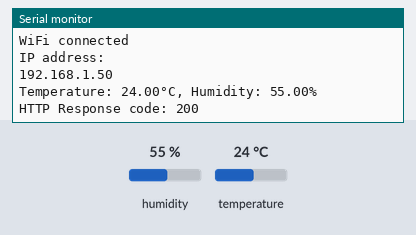
A sketch run on a simulated ESP32. Parts: the last lines printed to the serial monitor. The inputs (shaded band) are chosen by the test bench; at power-on: humidity 55 %, temperature 24 °C. WiFi joins after 1.5 s; servers stay silent unless stated; uploads are accepted with an empty reply.

Above: at 2.7 s.
2.8 s: humidity set to 22 %
At 6.91 s:
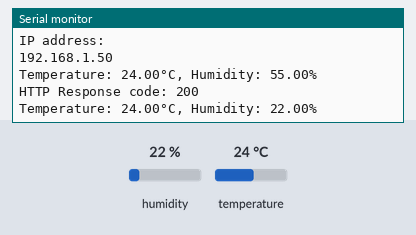
8.6 s: temperature set to 12 °C
At 13.6 s:
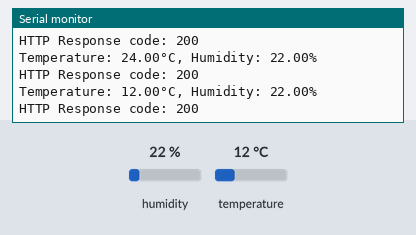
14.4 s: humidity set to 40 %
At 18.4 s:
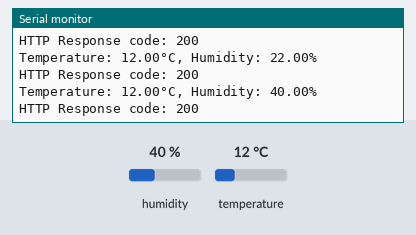
Timing chart, 0 to 19.9 s (numbered marks = the images above; inputs shaded):
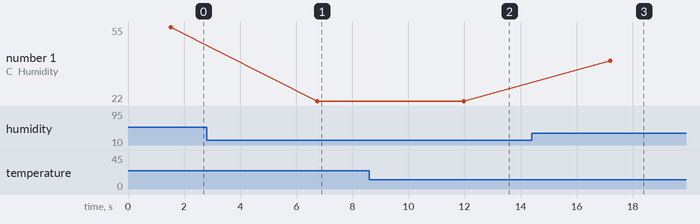

Measured:
- after the input at 2.8 s, the serial monitor: prints a new line after 4.0 s (image 1)
- after the input at 8.6 s, the serial monitor: prints a new line after 3.4 s (image 2)
- after the input at 14.4 s, the serial monitor: prints a new line after 2.8 s (image 3)
- plotted number 1: 55 → 22 after the input at 2.8 s, 22 → 40 after the input at 14.4 s

The sketch:

esp32_car_monitor.ino.ino
```cpp
#include <WiFi.h>
#include <HTTPClient.h>
#include <DHT.h>

// Configuration - UPDATE THESE WITH YOUR WIFI CREDENTIALS
#define WIFI_SSID "anass"         // Replace with your WiFi SSID
#define WIFI_PASSWORD "00000000" // Replace with your WiFi password
#define SERVER_URL "http://192.168.137.96:5000//api/update" // Your Flask server URL

#define DHTPIN 13        // Digital pin connected to DHT11
#define DHTTYPE DHT11   // DHT 11 sensor type

DHT dht(DHTPIN, DHTTYPE);

void setup() {
  Serial.begin(115200);  // Start Serial communication for debugging
  dht.begin();           // Initialize the DHT11 sensor

  // Connect to WiFi
  WiFi.begin(WIFI_SSID, WIFI_PASSWORD);
  Serial.println("Connecting to WiFi...");

  while (WiFi.status() != WL_CONNECTED) {
    delay(500);
    Serial.print(".");
  }

  Serial.println("");
  Serial.println("WiFi connected");
  Serial.println("IP address: ");
  Serial.println(WiFi.localIP());
}

void loop() {
  if (WiFi.status() == WL_CONNECTED) {
    // Read temperature and humidity from DHT11
    float humidity = dht.readHumidity();
    float temperature = dht.readTemperature(); // Temperature in Celsius

    // Check if readings are valid
    if (isnan(humidity) || isnan(temperature)) {
      Serial.println("Failed to read from DHT sensor!");
      delay(2000);
      return;
    }

    // Print readings to Serial Monitor
    Serial.print("Temperature: ");
    Serial.print(temperature);
    Serial.print("°C, Humidity: ");
    Serial.print(humidity);
    Serial.println("%");

    // Prepare JSON payload to send to the server
    String payload = "{\"temperature\":" + String(temperature) +
                     ",\"humidity\":" + String(humidity) + "}";

    // Send data to the Flask server
    HTTPClient http;
    http.begin(SERVER_URL);
    http.addHeader("Content-Type", "application/json");

    int httpResponseCode = http.POST(payload);

    // Check the response from the server
    if (httpResponseCode > 0) {
      Serial.print("HTTP Response code: ");
      Serial.println(httpResponseCode);
      String response = http.getString();
      Serial.println(response);
    } else {
      Serial.print("Error code: ");
      Serial.println(httpResponseCode);
    }

    http.end(); // End the HTTP connection
  } else {
    Serial.println("WiFi Disconnected");
  }

  // Wait 5 seconds before the next reading
  delay(5000);
}
```
